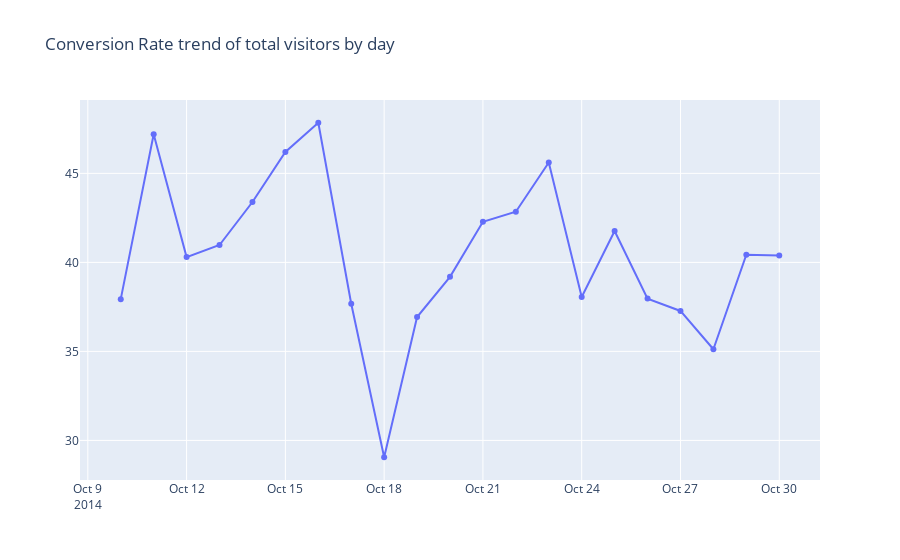

Here is the notebook cell this chart was saved with:
### Code cell
# Create traces
fig = go.Figure()
fig.add_trace(go.Scatter(x=df_total_daily_br['Date'], y=df_total_daily_br['Bounce_Rate'],
                    mode='lines+markers',
                    name='Daily Conversion Rate'))


fig.update_layout(
        title = 'Conversion Rate trend of total visitors by day'
)
fig

### Figure 1 — Plotly figure (JSON) as saved in the notebook; plotly's stock layout.template omitted (floating-point values rounded to 4 significant figures)
{"data": [{"mode": "lines+markers", "name": "Daily Conversion Rate", "type": "scatter", "x": ["2014-10-10", "2014-10-11", "2014-10-12", "2014-10-13", "2014-10-14", "2014-10-15", "2014-10-16", "2014-10-17", "2014-10-18", "2014-10-19", "2014-10-20", "2014-10-21", "2014-10-22", "2014-10-23", "2014-10-24", "2014-10-25", "2014-10-26", "2014-10-27", "2014-10-28", "2014-10-29", "2014-10-30"], "y": [37.94, 47.2, 40.3, 40.97, 43.39, 46.2, 47.84, 37.68, 29.05, 36.93, 39.19, 42.28, 42.85, 45.61, 38.06, 41.76, 37.96, 37.27, 35.12, 40.43, 40.39]}], "layout": {"title": {"text": "Conversion Rate trend of total visitors by day"}}}
